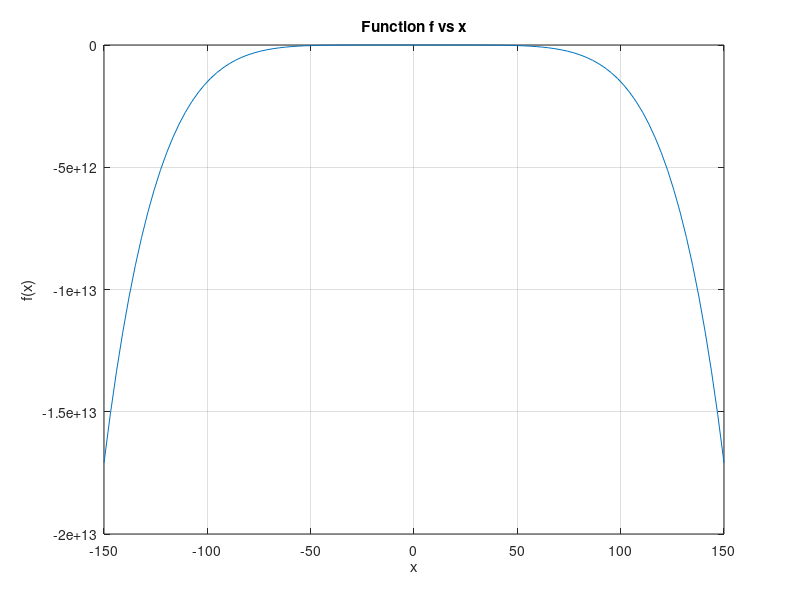
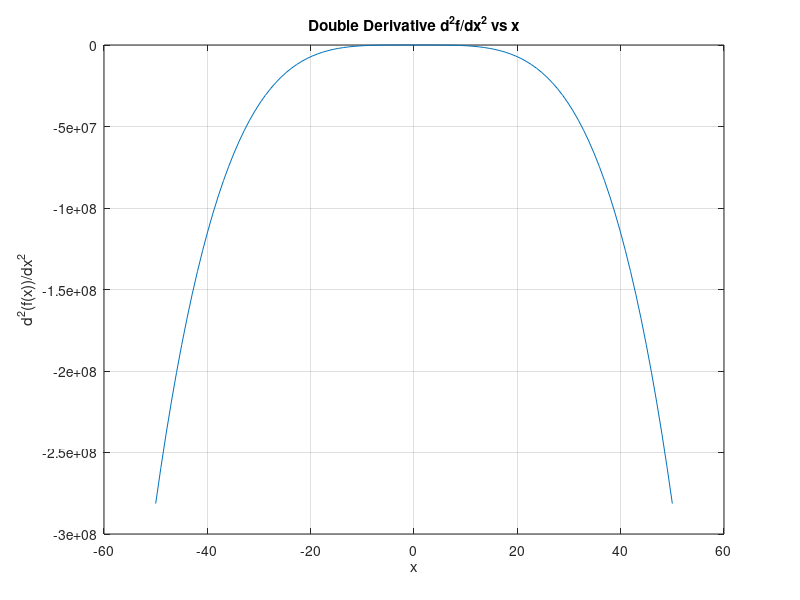

MATLAB code to generate these figures, in order:
%% Applied Computational Methods (MET 4076) Summer 2018:
% Lab Assignment 6, Problem 1 (Sayali Kedari)

%% Problem Description: Finding the optimum(maximum) of f using 
% Newton-Raphson method and fminbd

f = @(x) (-1.5.*x.^6 - 2.*x.^4 + 12.*x);
figure(1)
x=linspace(-150,150);
plot(x,f(x))
title('Function f vs x');
xlabel('x');
ylabel('f(x)');
grid

% options = optimset('display','iter');
[xmax,fval]=fminbnd(@(x) -(-1.5.*x.^6 - 2.*x.^4 + 12.*x),-100,100);

fprintf('The value of x for obtaining the maximum of f is %f\n',xmax);

%% Newton-Raphson method
%guess
xr = 10;
%differentiating the 'function f'
func = @(x) (-9.*x.^5 - 8.*x.^3 + 12);
dfdx = @(x) (-45.*x.^4 -24.*x.^2);
figure(2)
x=linspace(-50,50);
plot(x,dfdx(x))
title('Double Derivative d^2f/dx^2 vs x');
xlabel('x');
ylabel('d^2(f(x))/dx^2');
grid

ea = 100; es = 0.001; maxit = 50;

for i=1:maxit
    xrn = xr-func(xr)/dfdx(xr);
    if xrn ~= 0
        ea = abs((xrn-xr)/xrn)*100;
    end
    xr = xrn;
    fprintf('i \t Root\t Error\n %i \t %0.3e \t %0.6f\n',i,xr,ea);
    if ea < es
        break;
    end
end
xopt_method = xr; fx=f(xopt_method);
fprintf('The value of x for obtaining the maximum of f  by Newton-Raphson method is %10.8f\n',xopt_method);
fprintf('The value of function f is %10.8f',fx);